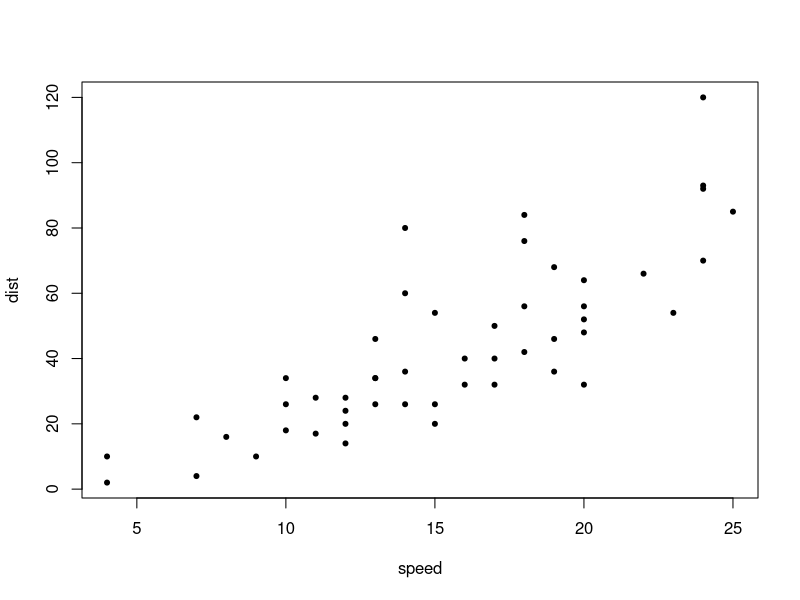
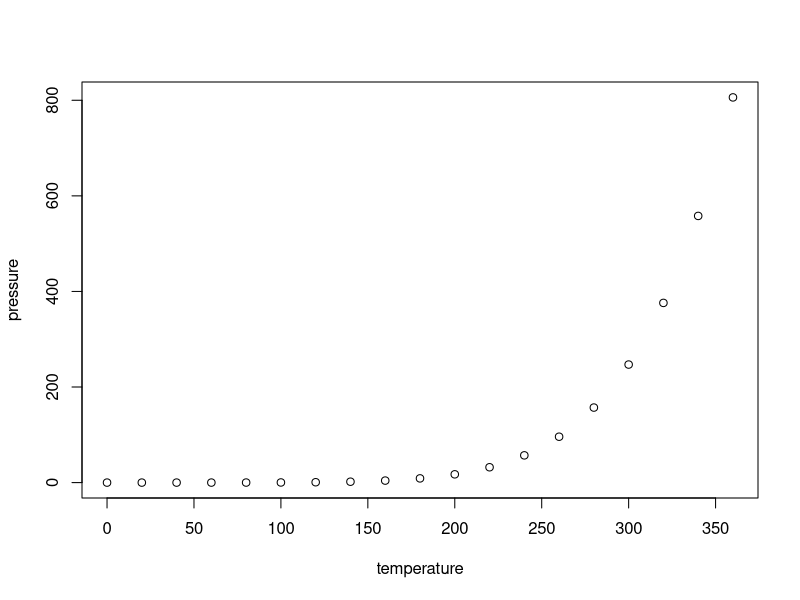

Write the R code that produced these figures, in order.
## ---- chunk 1
knitr::opts_chunk$set(echo = TRUE)
## ---- chunk 2
plot(cars, pch = 20)  # not really cool
## ---- chunk 3
summary(cars)
## ---- chunk 4
plot(pressure)
